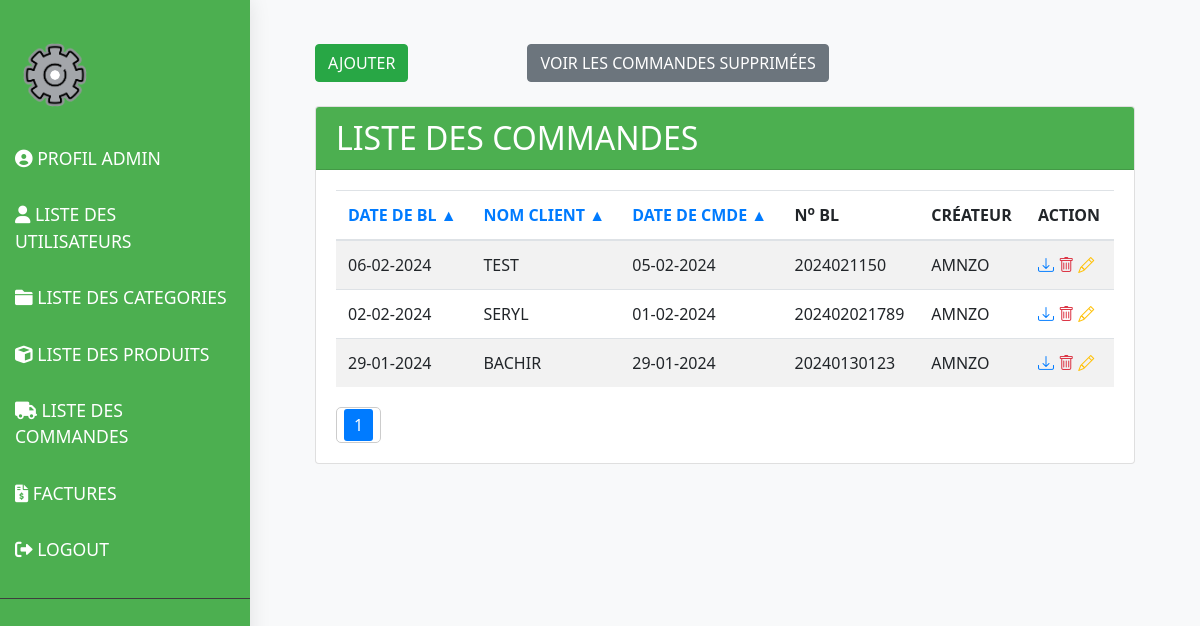
/order_management/commande_list/ (signed in), run on the app's committed database.
### sherly_app/models.py (models this page shows, shortened)
class Societe(models.Model):
    nom1 = models.CharField(max_length=255, blank=True, null=True,default='SHERLY & STRATEGY SL')
    nom2 = models.CharField(max_length=255, blank=True, null=True,default='Division Optical')
    ligne1 = models.CharField(max_length=255, blank=True, null=True,default='AV Naciones Unidas')
    ligne2 = models.CharField(max_length=255, blank=True, null=True,default='Ed Cristamar 30,')
    ligne3 = models.CharField(max_length=255, blank=True, null=True,default='Peurto Banus 29660,')
    ligne4 = models.CharField(max_length=255, blank=True, null=True,default='Mail: admin@gmail.com')
    ligne5 = models.CharField(max_length=255, blank=True, null=True,default='Numero IVA: ESB06835052')
    logo = models.ImageField(upload_to='images/', null=True, blank=True)
    code_client = models.CharField(max_length=255,default='00033147853314')
    livre1=models.CharField(max_length=50,default='SCROTIS  OPTIC 2000')
    livre2=models.CharField(max_length=50,default='38 rue Saint Denis')
    livre3=models.CharField(max_length=50,default='92700 COLOMBES')
    livre4=models.CharField(max_length=50,default='FRANCE')
    achteur1=models.CharField(max_length=50,default='SCROTIS  OPTIC 2000 ')
    achteur2=models.CharField(max_length=50,default='38 rue Saint Denis')
    achteur3=models.CharField(max_length=50,default='92700 COLOMBES')
    achteur4=models.CharField(max_length=50,default='FRANCE')
    achteur5=models.CharField(max_length=50,default='Numero TVA Intraceo')
    achteur6=models.CharField(max_length=50,default='FR7547911891')
    nif=models.CharField(max_length=100,blank=True,null=True,default='NIF:B062835052-Nº IVA : ESB068350201152')
    phrase=models.CharField(max_length=100,default="L'expédition s'effectue conformément a nos conditions générales de vente")
    pays=models.CharField(max_length=100,default="ESPAGNE")
    telephone=models.CharField(max_length=100,default="+333333333333")
    tva = models.IntegerField(default=0)
    boite_envoi = models.CharField(max_length=100,default="gestionrecrutement@hotmail.com", error_messages={'invalid': "L'adresse email de boite d'envoi est invalide."})
    boite_reception = models.CharField(max_length=100,default="optiquejaures@hotmail.com", error_messages={'invalid': "L'adresse email de boite de réception est invalide."})
    pdf_pwd=models.CharField(max_length=20,default="Optical2024")

class Bon_Commande(models.Model):
    client = models.CharField(max_length=255)
    user = models.ForeignKey(User, on_delete=models.CASCADE, null=False, blank=False)
    categorie_d = models.ForeignKey(Famille, on_delete=models.CASCADE, related_name='commandes_d')
    produit_d = models.ForeignKey(Produit, on_delete=models.CASCADE, related_name='commandes_d')
    sphere_d = models.FloatField()
    cylindre_d = models.FloatField()
    axe_d = models.IntegerField()
    add_d = models.FloatField(default=0)
    quatite_d = models.IntegerField()
    categorie_g = models.ForeignKey(Famille, on_delete=models.CASCADE, related_name='commandes_g')
    produit_g = models.ForeignKey(Produit, on_delete=models.CASCADE, related_name='commandes_g')
    sphere_g = models.FloatField()
    cylindre_g = models.FloatField()
    axe_g = models.IntegerField()
    add_g = models.FloatField(default=0)
    quatite_g = models.IntegerField()
    date_de_cmd = models.DateTimeField(default=timezone.now)
    no_cmde = models.CharField(max_length=20, unique=True, editable=False,default='DEFAULT_VALUE')
    is_active=models.BooleanField(default=True)

class Bon_Livraison(models.Model):
    bon_commande = models.OneToOneField(Bon_Commande, on_delete=models.CASCADE, related_name='bon_livraison')
    date_de_bl = models.DateTimeField(default=timezone.now)
    no_bl = models.CharField(max_length=20, unique=True, editable=False,default='DEFAULT_VALUE')
    emailed = models.BooleanField(default=False)

### sherly_app/views.py (the view)
# urls.py: path('commande_list/', login_required(commande_list, login_url='bl_login'), name='commande_list'),
@login_required(login_url='bl_login')
def commande_list(request):
    if request.user.is_superuser:
        bl_data = Bon_Commande.objects.filter(is_active=True).order_by('-date_de_cmd')
    else:
        bl_data = Bon_Commande.objects.filter(user=request.user, is_active=True).order_by('-date_de_cmd')
    items_per_page = 8
    paginator = Paginator(bl_data, items_per_page)
    page = request.GET.get('page')
    try:
        bl_data = paginator.page(page)
    except PageNotAnInteger:
        bl_data = paginator.page(1)
    except EmptyPage:
        bl_data = paginator.page(paginator.num_pages)
    return render(request, 'commande/liste.html', {'bl_data': bl_data})

### sherly_app/context_processors.py (called while the page is built)
def societer_info(request):
    societe = Societe.objects.first()  # Retrieve societer information (adjust as necessary)
    return {'societe': societe}

### sherly_app/templates/commande/liste.html (shortened to what this page needs)
{% extends 'base.html' %}
{% block content %}
    <div class="container mt-4">
        <div class="container">
              <div class="row">
                                <div class="col-md-2"> <a href="{% url 'add_commande' %}" class="btn btn-success mb-4">AJOUTER</a></div>
                                <div class="col-md-1"></div>
                                 {% if user.is_superuser %}
                                <div class="col-md-6"><a href=" {% url 'deleted_commande' %}" class="btn btn-secondary">
                                   VOIR LES COMMANDES SUPPRIMÉES</a></div>
                                {% endif %}
                            </div>
            <div class="card">
                <div class="card-header" style="background-color: #4CAF50; color: white;">
                    <h2 class="mb-0">LISTE DES COMMANDES</h2>
                </div>
                <div class="card-body">
                    <table id="myTable" class="table table-striped">
                        <thead>
                            <tr>
                                <th><a href="#" onclick="sortTable(0)">DATE DE BL <span id="sortIcon0">&#x25B2;</span></a></th>
                                <th><a href="#" onclick="sortTable(1)">NOM CLIENT <span id="sortIcon1">&#x25B2;</span></a></th>
                                <th><a href="#" onclick="sortTable(2)">DATE DE CMDE <span id="sortIcon2">&#x25B2;</span></a></th>
                                <th>N<sup>o</sup> BL</th>
                                <th>CRÉATEUR</th>
                                {% if user.is_superuser %}
                                <th>ACTION</th>
                                {% endif %}
                            </tr>
                        </thead>
                        <tbody>
                            {% for item in bl_data %}
                                <tr>
                                    <td>{{item.bon_livraison.date_de_bl  | date:"d-m-Y"}}</td>
                                    <td>{{item.client}}</td>
                                    <td>{{item.date_de_cmd  | date:"d-m-Y"}}</td>
                                    <td>{{item.bon_livraison.no_bl}}</td>
                                    <td>{{item.user.username}}</td>
                                    {% if user.is_superuser %}
                                    <td>
                                        <a href="{% url 'page' bl_id=item.bon_livraison.id  %}" class="text-primary"><i class="bi bi-download"></i></a>
                                        <a href="{% url 'delete_confirmation' id=item.id %}" class="text-danger" ><i class="bi bi-trash"></i></a>
                                        <a href="{% url 'edit_commande' bl_id=item.bon_livraison.id %}" class="text-warning"><i class="bi bi-pencil"></i></a>
                                    </td>
                                    {% endif %}
                                </tr>
                            {% endfor %}
                        </tbody>
                    </table>
                    <div class="pagination">
                        <div class="pagination-inner">
                            {% for num in bl_data.paginator.page_range %}
                                {% if num == bl_data.number %}
                                    <span class="current-page">{{ num }}</span>
                                {% else %}
                                    <a class="pagination-link" href="?page={{ num }}">{{ num }}</a>
                                {% endif %}
                            {% endfor %}
                        </div>
                    </div>
                </div>
            </div>
        </div>
    </div>
{% endblock %}

### sherly_app/templates/base.html (shortened to what this page needs)
{% load static %}
<!DOCTYPE html>
<html lang="en">
<head>
    <link rel="stylesheet" href="https://stackpath.bootstrapcdn.com/bootstrap/4.5.2/css/bootstrap.min.css">
    <link rel="stylesheet" href="https://cdnjs.cloudflare.com/ajax/libs/font-awesome/6.0.0/css/all.min.css">
    <link href="https://cdn.jsdelivr.net/npm/bootstrap-icons@1.10.0/font/bootstrap-icons.css" rel="stylesheet">
</head>
<body>
    <div class="wrapper">
        <nav id="sidebar">
            {% if user.is_superuser %}
            <ul class="list-unstyled components">
                <li>
                    <a href="{% url 'company' %}" title="USERS">
                        <img src="{{societe.logo.url}}" alt="Avatar" class="avatar-img">
                    </a>
                </li>
                <li>
                    <a href="{% url 'profile' %}" title="USERS">
                        <i class="fas fa-user-circle"></i> PROFIL ADMIN
                    </a>
                </li>
                <li>
                    <a href="{% url 'list_user' %}" title="USERS">
                        <i class="fas fa-user"></i> LISTE DES UTILISATEURS
                    </a>
                </li>
                <li>
                    <a href="{% url 'categorie_list' %}" title="CATEGORIES">
                        <i class="fas fa-folder"></i> LISTE DES CATEGORIES
                    </a>
                </li>
                <li>
                    <a href="{% url 'product_list' %}" title="PRODUITS">
                        <i class="fas fa-cube"></i> LISTE DES PRODUITS
                    </a>
                </li>
                <li>
                    <a href="{% url 'commande_list' %}" title="COMMANDES">
                        <i class="fas fa-truck"></i> LISTE DES COMMANDES
                    </a>
                </li>
                <li>
                     <a href="{% url 'facture' %}" title="FACTURES">
                        <i class="fas fa-file-invoice-dollar"></i> FACTURES
                    </a>
                </li>
                <li>
                    <a href="{% url 'bl_logout' %}" title="Logout">
                        <i class="fas fa-sign-out-alt"></i> LOGOUT
                    </a>
                </li>
            </ul>
            {% endif %}
        </nav>
        <div id="content">
            <div class="container mt-4">
                {% block content %}{% endblock %}
            </div>
        </div>
    </div>
</body>
</html>

### sherly_app/templates/base.html (style rules this page uses)
body { font-family: 'Segoe UI', Tahoma, Geneva, Verdana, sans-serif; background-color: #f8f9fa; margin: 0; padding: 0; }
.wrapper { display: flex; }
#sidebar { min-width: 250px; max-width: 250px; background: #4CAF50; color: white; transition: all 0.3s; box-shadow: 0 0 20px rgba(0, 0, 0, 0.1); position: fixed; height: 100%; }
#sidebar ul.components { padding: 20px 0; border-bottom: 1px solid #3E3E3E; }
#sidebar ul li a { padding: 15px; font-size: 1.1em; display: block; color: white; transition: all 0.3s; }
#content { width: 100%; padding: 20px; transition: all 0.3s; margin-left: 250px; }
.avatar-img { border-radius: 50%; width: 80px; height: 80px; object-fit: cover; }

### sherly_app/templates/commande/liste.html (style rules this page uses)
.pagination { margin-top: 20px; text-align: center; }
.pagination-inner { display: inline-block; border: 1px solid #ccc; border-radius: 5px; padding: 5px; }
.current-page { background-color: #007bff; color: #fff; padding: 5px 10px; margin: 0 2px; border-radius: 3px; }

### data on the page
Societe: logo (picture)
Bon_Commande: bon_livraison.date_de_bl "06-02-2024", client "TEST", date_de_cmd "05-02-2024", bon_livraison.no_bl "2024021150", user.username "AMNZO"
Bon_Commande: bon_livraison.date_de_bl "02-02-2024", client "SERYL", date_de_cmd "01-02-2024", bon_livraison.no_bl "202402021789", user.username "AMNZO"
Bon_Commande: bon_livraison.date_de_bl "29-01-2024", client "BACHIR", date_de_cmd "29-01-2024", bon_livraison.no_bl "20240130123", user.username "AMNZO"

### other printed values
{{ num }} "1"
